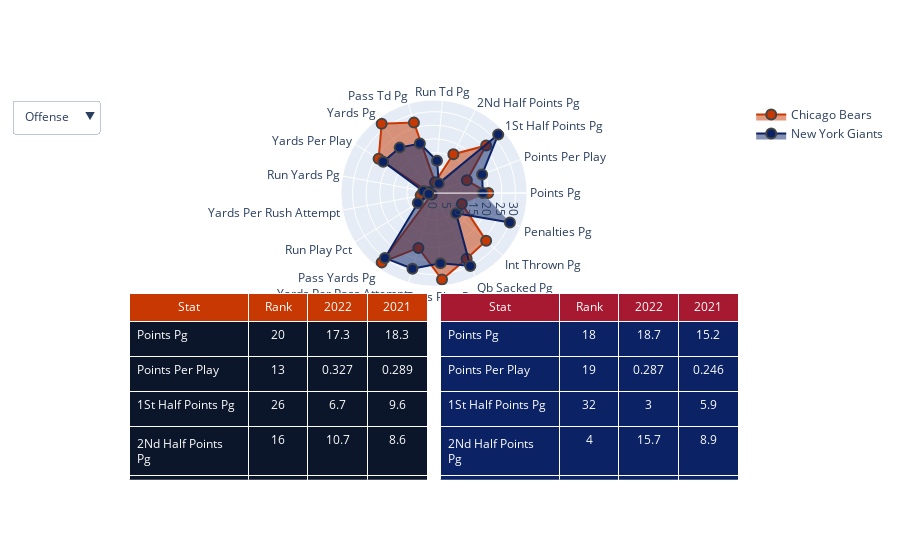

Here is the notebook cell this chart was saved with:
### Code cell
import plotly.figure_factory as ff
import plotly.graph_objects as go
import plotly.express as px
import pandas as pd


fig = make_subplots(rows=2, cols=2, horizontal_spacing=.02, vertical_spacing=.02,
                    specs=[
                        [{"colspan": 2, "type":"scatterpolar"}, {}],
                        [{"type":"table"}, {"type":"table"}]
                    ]
                   )

scat = generate_spider(df_plot, primarycolor=secondary_color, plot_name=team)
scat_opp = generate_spider(df_plot_opp, primarycolor=opp_primary_color, plot_name=team_opp)
scat_def = generate_spider(df_plot_def, primarycolor=secondary_color, plot_name=team)
scat_opp_def = generate_spider(df_plot_opp_def, primarycolor=opp_primary_color, plot_name=team_opp)

table = generate_table(df_plot, header_color=secondary_color, background_color=primary_color)
table_opp = generate_table(df_plot_opp,  header_color=opp_secondary_color, background_color=opp_primary_color)
table_def = generate_table(df_plot_def,  header_color=secondary_color, background_color=primary_color)
table_opp_def = generate_table(df_plot_opp_def,  header_color=opp_secondary_color, background_color=opp_primary_color)

fig.add_trace(scat)
fig.add_trace(scat_opp)

fig.add_trace(scat_def)
fig.add_trace(scat_opp_def)

fig.add_trace(table, row=2, col=1)
fig.add_trace(table_opp, row=2, col=2)

fig.add_trace(table_def, row=2, col=1)
fig.add_trace(table_opp_def, row=2, col=2)

updatemenus = [{'buttons': [{'method': 'update',
  'label': 'Offense',
  'visible': True,
  'args': [{'visible': [True, True, False, False, True, True, False, False]}
          ]},
 {'method': 'update',
  'label': 'Defense',
  'visible': True,
  'args': [{'visible': [False, False, True, True, False, False, True, True]}]}],
                'direction': 'down','showactive': False}]
fig.update_layout(
    updatemenus=updatemenus,
    height=1000
)

fig.show()

### Figure 1 — Plotly figure (JSON) as saved in the notebook; plotly's stock layout.template omitted (floating-point values rounded to 4 significant figures)
{"data": [{"customdata": [[18.3, 17.3], [0.289, 0.327], [9.6, 6.7], [8.6, 10.7], [0.8, 1.3], [0.9, 0.7], [307.4, 265], [4.9, 5], [118.7, 186.7], [4.2, 5.4], ["44.19%", "65.41%"], [188.6, 78.3], [6.7, 6.6], ["55.81%", "34.59%"], [3.4, 3.3], [1.2, 1.3], [6.2, 5.3]], "fill": "toself", "hoverlabel": {"bgcolor": "#C83803", "font": {"color": "#A5ACAF", "size": 16}}, "hovertemplate": "Stat: %{theta} <br> Rank: %{r} <br> 2022: %{customdata[0]} <br> 2021: %{customdata[1]} <extra></extra>", "marker": {"color": "#C83803", "line": {"width": 2}, "size": 10}, "name": "Chicago Bears", "r": [20, 13, 26, 16, 4, 27, 32, 24, 2, 5, 1, 32, 21, 32, 27, 26, 11], "theta": ["Points Pg", "Points Per Play", "1St Half Points Pg", "2Nd Half Points Pg", "Run Td Pg", "Pass Td Pg", "Yards Pg", "Yards Per Play", "Run Yards Pg", "Yards Per Rush Attempt", "Run Play Pct", "Pass Yards Pg", "Yards Per Pass Attempt", "Pass Play Pct", "Qb Sacked Pg", "Int Thrown Pg", "Penalties Pg"], "type": "scatterpolar", "visible": true}, {"customdata": [[15.2, 18.7], [0.246, 0.287], [5.9, 3], [8.9, 15.7], [0.5, 0.7], [0.9, 1], [287.3, 331.7], [4.7, 5.1], [99.3, 169.3], [4, 5.6], ["39.90%", "46.15%"], [188, 162.3], [5.8, 6.1], ["60.10%", "53.85%"], [2.2, 4.3], [1.2, 0.7], [5.2, 8]], "fill": "toself", "hoverlabel": {"bgcolor": "#0B2265", "font": {"color": "#A5ACAF", "size": 16}}, "hovertemplate": "Stat: %{theta} <br> Rank: %{r} <br> 2022: %{customdata[0]} <br> 2021: %{customdata[1]} <extra></extra>", "marker": {"color": "#0B2265", "line": {"width": 2}, "size": 10}, "name": "New York Giants", "r": [18, 19, 32, 4, 12, 19, 21, 22, 4, 2, 7, 30, 29, 26, 30, 11, 30], "theta": ["Points Pg", "Points Per Play", "1St Half Points Pg", "2Nd Half Points Pg", "Run Td Pg", "Pass Td Pg", "Yards Pg", "Yards Per Play", "Run Yards Pg", "Yards Per Rush Attempt", "Run Play Pct", "Pass Yards Pg", "Yards Per Pass Attempt", "Pass Play Pct", "Qb Sacked Pg", "Int Thrown Pg", "Penalties Pg"], "type": "scatterpolar", "visible": true}, {"customdata": [[23.9, 19], [0.403, 0.3], [10.7, 15], [13.2, 4], [0.8, 1], [1.8, 1], [316.7, 358], [5.3, 5.7], [125.1, 157], [4.4, 4.8], [191.6, 201], [6.8, 7.1], [0.9, 0], [2.9, 2], [0.5, 1], [1.2, 2.7]], "fill": "toself", "hoverlabel": {"bgcolor": "#C83803", "font": {"color": "#A5ACAF", "size": 16}}, "hovertemplate": "Stat: %{theta} <br> Rank: %{r} <br> 2022: %{customdata[0]} <br> 2021: %{customdata[1]} <extra></extra>", "marker": {"color": "#C83803", "line": {"width": 2}, "size": 10}, "name": "Chicago Bears", "r": [11, 14, 28, 5, 21, 8, 20, 19, 30, 19, 9, 22, 14, 22, 9, 2], "theta": ["Opp Points Pg", "Opp Points Per Play", "Opp 1St Half Points Pg", "Opp 2Nd Half Points Pg", "Opp Run Td Pg", "Opp Pass Td Pg", "Opp Yards Pg", "Opp Yards Per Play", "Opp Run Yards Pg", "Opp Yards Per Rush Attempt", "Opp Pass Yards Pg", "Opp Yards Per Pass Attempt", "Def Points Pg", "Sacks Pg", "Int Pg", "Opp Fumbles Pg"], "type": "scatterpolar", "visible": false}, {"customdata": [[24.5, 19.7], [0.366, 0.337], [12.4, 8.3], [12.1, 11.3], [0.9, 0.3], [1.6, 1.3], [354.8, 341.7], [5.3, 5.9], [129, 138.3], [4.5, 5.3], [225.8, 203.3], [6.3, 6.6], [0.5, 0], [2, 1], [0.9, 0], [1, 1.7]], "fill": "toself", "hoverlabel": {"bgcolor": "#0B2265", "font": {"color": "#A5ACAF", "size": 16}}, "hovertemplate": "Stat: %{theta} <br> Rank: %{r} <br> 2022: %{customdata[0]} <br> 2021: %{customdata[1]} <extra></extra>", "marker": {"color": "#0B2265", "line": {"width": 2}, "size": 10}, "name": "New York Giants", "r": [12, 18, 10, 17, 4, 15, 16, 24, 25, 28, 10, 15, 14, 30, 30, 9], "theta": ["Opp Points Pg", "Opp Points Per Play", "Opp 1St Half Points Pg", "Opp 2Nd Half Points Pg", "Opp Run Td Pg", "Opp Pass Td Pg", "Opp Yards Pg", "Opp Yards Per Play", "Opp Run Yards Pg", "Opp Yards Per Rush Attempt", "Opp Pass Yards Pg", "Opp Yards Per Pass Attempt", "Def Points Pg", "Sacks Pg", "Int Pg", "Opp Fumbles Pg"], "type": "scatterpolar", "visible": false}, {"cells": {"align": ["left", "center"], "fill": {"color": "#0B162A"}, "font": {"color": "white"}, "height": 35, "values": [["Points Pg", "Points Per Play", "1St Half Points Pg", "2Nd Half Points Pg", "Run Td Pg", "Pass Td Pg", "Yards Pg", "Yards Per Play", "Run Yards Pg", "Yards Per Rush Attempt", "Run Play Pct", "Pass Yards Pg", "Yards Per Pass Attempt", "Pass Play Pct", "Qb Sacked Pg", "Int Thrown Pg", "Penalties Pg"], [20, 13, 26, 16, 4, 27, 32, 24, 2, 5, 1, 32, 21, 32, 27, 26, 11], [17.3, 0.327, 6.7, 10.7, 1.3, 0.7, 265, 5, 186.7, 5.4, "65.41%", 78.3, 6.6, "34.59%", 3.3, 1.3, 5.3], [18.3, 0.289, 9.6, 8.6, 0.8, 0.9, 307.4, 4.9, 118.7, 4.2, "44.19%", 188.6, 6.7, "55.81%", 3.4, 1.2, 6.2]]}, "columnwidth": [0.4, 0.2, 0.2, 0.2], "domain": {"x": [0, 0.49], "y": [0, 0.49]}, "header": {"fill": {"color": "#C83803"}, "font": {"color": "white"}, "values": ["Stat", "Rank", "2022", "2021"]}, "type": "table", "visible": true}, {"cells": {"align": ["left", "center"], "fill": {"color": "#0B2265"}, "font": {"color": "white"}, "height": 35, "values": [["Points Pg", "Points Per Play", "1St Half Points Pg", "2Nd Half Points Pg", "Run Td Pg", "Pass Td Pg", "Yards Pg", "Yards Per Play", "Run Yards Pg", "Yards Per Rush Attempt", "Run Play Pct", "Pass Yards Pg", "Yards Per Pass Attempt", "Pass Play Pct", "Qb Sacked Pg", "Int Thrown Pg", "Penalties Pg"], [18, 19, 32, 4, 12, 19, 21, 22, 4, 2, 7, 30, 29, 26, 30, 11, 30], [18.7, 0.287, 3, 15.7, 0.7, 1, 331.7, 5.1, 169.3, 5.6, "46.15%", 162.3, 6.1, "53.85%", 4.3, 0.7, 8], [15.2, 0.246, 5.9, 8.9, 0.5, 0.9, 287.3, 4.7, 99.3, 4, "39.90%", 188, 5.8, "60.10%", 2.2, 1.2, 5.2]]}, "columnwidth": [0.4, 0.2, 0.2, 0.2], "domain": {"x": [0.51, 1], "y": [0, 0.49]}, "header": {"fill": {"color": "#A71930"}, "font": {"color": "white"}, "values": ["Stat", "Rank", "2022", "2021"]}, "type": "table", "visible": true}, {"cells": {"align": ["left", "center"], "fill": {"color": "#0B162A"}, "font": {"color": "white"}, "height": 35, "values": [["Opp Points Pg", "Opp Points Per Play", "Opp 1St Half Points Pg", "Opp 2Nd Half Points Pg", "Opp Run Td Pg", "Opp Pass Td Pg", "Opp Yards Pg", "Opp Yards Per Play", "Opp Run Yards Pg", "Opp Yards Per Rush Attempt", "Opp Pass Yards Pg", "Opp Yards Per Pass Attempt", "Def Points Pg", "Sacks Pg", "Int Pg", "Opp Fumbles Pg"], [11, 14, 28, 5, 21, 8, 20, 19, 30, 19, 9, 22, 14, 22, 9, 2], [19, 0.3, 15, 4, 1, 1, 358, 5.7, 157, 4.8, 201, 7.1, 0, 2, 1, 2.7], [23.9, 0.403, 10.7, 13.2, 0.8, 1.8, 316.7, 5.3, 125.1, 4.4, 191.6, 6.8, 0.9, 2.9, 0.5, 1.2]]}, "columnwidth": [0.4, 0.2, 0.2, 0.2], "domain": {"x": [0, 0.49], "y": [0, 0.49]}, "header": {"fill": {"color": "#C83803"}, "font": {"color": "white"}, "values": ["Stat", "Rank", "2022", "2021"]}, "type": "table", "visible": false}, {"cells": {"align": ["left", "center"], "fill": {"color": "#0B2265"}, "font": {"color": "white"}, "height": 35, "values": [["Opp Points Pg", "Opp Points Per Play", "Opp 1St Half Points Pg", "Opp 2Nd Half Points Pg", "Opp Run Td Pg", "Opp Pass Td Pg", "Opp Yards Pg", "Opp Yards Per Play", "Opp Run Yards Pg", "Opp Yards Per Rush Attempt", "Opp Pass Yards Pg", "Opp Yards Per Pass Attempt", "Def Points Pg", "Sacks Pg", "Int Pg", "Opp Fumbles Pg"], [12, 18, 10, 17, 4, 15, 16, 24, 25, 28, 10, 15, 14, 30, 30, 9], [19.7, 0.337, 8.3, 11.3, 0.3, 1.3, 341.7, 5.9, 138.3, 5.3, 203.3, 6.6, 0, 1, 0, 1.7], [24.5, 0.366, 12.4, 12.1, 0.9, 1.6, 354.8, 5.3, 129, 4.5, 225.8, 6.3, 0.5, 2, 0.9, 1]]}, "columnwidth": [0.4, 0.2, 0.2, 0.2], "domain": {"x": [0.51, 1], "y": [0, 0.49]}, "header": {"fill": {"color": "#A71930"}, "font": {"color": "white"}, "values": ["Stat", "Rank", "2022", "2021"]}, "type": "table", "visible": false}], "layout": {"autosize": true, "polar": {"angularaxis": {"type": "category"}, "domain": {"x": [0, 1], "y": [0.51, 1]}, "radialaxis": {"autorange": true, "range": [0, 33.03], "type": "linear"}}, "updatemenus": [{"active": 0, "buttons": [{"args": [{"visible": [true, true, false, false, true, true, false, false]}], "label": "Offense", "method": "update", "visible": true}, {"args": [{"visible": [false, false, true, true, false, false, true, true]}], "label": "Defense", "method": "update", "visible": true}], "direction": "down", "showactive": false}], "xaxis": {"anchor": "y", "domain": [0.51, 1]}, "yaxis": {"anchor": "x", "domain": [0.51, 1]}}}
